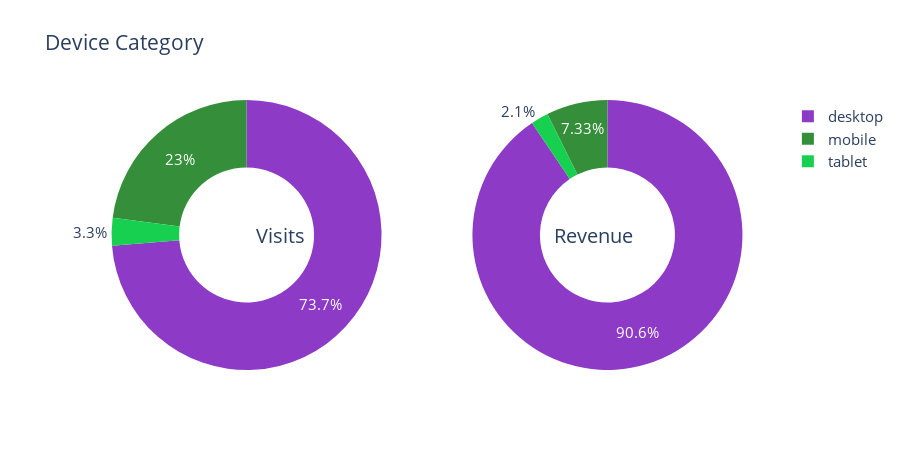

The notebook cell this image was saved under:
### Markdown cell above
## Device Category feature

### Code cell
PieChart("device.deviceCategory", "Device Category")

### Figure 1 — Plotly figure (JSON) as saved in the notebook; plotly's stock layout.template omitted (floating-point values rounded to 4 significant figures)
{"data": [{"domain": {"x": [0, 0.48]}, "hole": 0.5, "hoverinfo": "label+percent+name", "labels": ["desktop", "mobile", "tablet"], "marker": {"colors": ["#8D3BC6", "#358F3A", "#18D04F", "#8DF3DA", "#F441B7", "#E499C5", "#ABD7CA", "#1EEA96", "#88B40B", "#053C7B", "#6C6647", "#EB1ECC", "#0CB7DF", "#EC030D", "#0E5804", "#99F3F3", "#3CF6FA", "#EE20C6", "#B5DBCB", "#D7412A"]}, "name": "% Acesses", "showlegend": true, "type": "pie", "values": [46390, 14452, 2074]}, {"domain": {"x": [0.52, 1]}, "hole": 0.5, "hoverinfo": "label+percent+name", "labels": ["desktop", "mobile", "tablet"], "name": "% Revenue", "showlegend": false, "type": "pie", "values": [13630.0, 1104.0, 316.1]}], "layout": {"annotations": [{"font": {"size": 20}, "showarrow": false, "text": "Visits", "x": 0.25, "y": 0.5}, {"font": {"size": 20}, "showarrow": false, "text": "Revenue", "x": 0.8, "y": 0.5}], "font": {"size": 15}, "height": 450, "title": {"text": "Device Category"}}}
